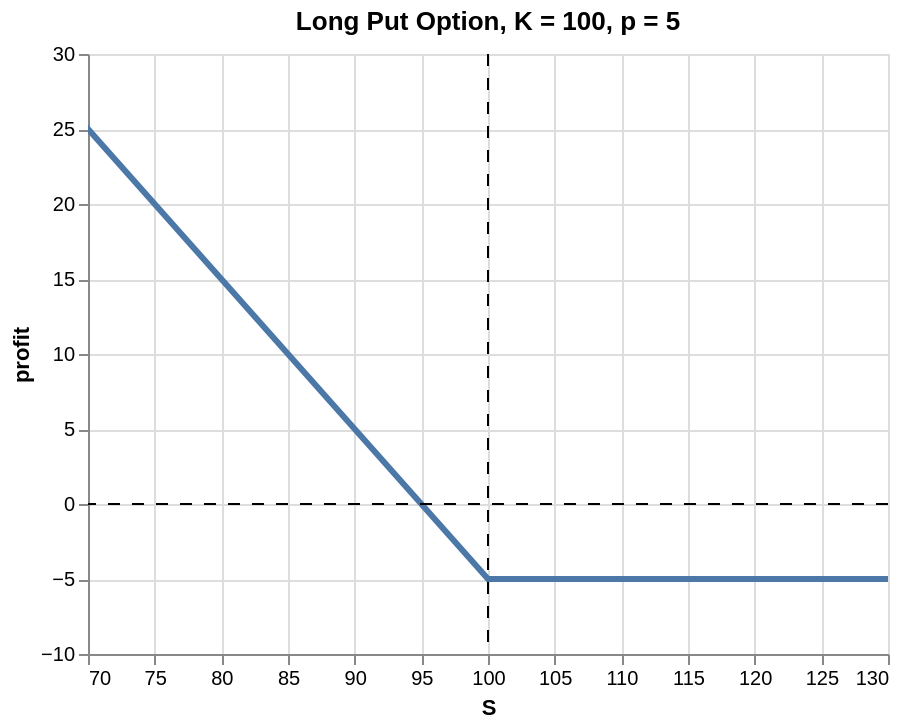

This figure's notebook cell:
### Markdown cell above
### Long Put

### Code cell
k = 100  # strike price
p = 5  # option premium
df = pd.DataFrame()
df["S"] = pd.Series(range(0, 201))
df["profit"] = [max(k - s, 0) - p for s in df['S']]
chart = (
    alt.Chart(df)
    .mark_line(clip=True, strokeWidth=3)
    .encode(
        alt.X("S", scale=alt.Scale(domain=(70, 130))),
        alt.Y("profit", scale=alt.Scale(domain=(-10, 30))),
    )
    .properties(title="Long Put Option, K = 100, p = 5")
)
xrule = alt.Chart().mark_rule(strokeDash=[6, 6], strokeWidth=1).encode(x=alt.datum(100))
yrule = alt.Chart().mark_rule(strokeDash=[6, 6], strokeWidth=1).encode(y=alt.datum(0))

chart + xrule + yrule

### Figure 1 — Vega-Lite specification as saved in the notebook (floating-point values rounded to 4 significant figures; data arrays with more than 128 entries replaced by an {"elided": "..."} marker saying what was removed)
{"config": {"view": {"continuousWidth": 400, "continuousHeight": 300}}, "layer": [{"data": {"name": "data-f9381d3d4031c64399326cb16288dc45"}, "mark": {"type": "line", "clip": true, "strokeWidth": 3}, "encoding": {"x": {"field": "S", "scale": {"domain": [70, 130]}, "type": "quantitative"}, "y": {"field": "profit", "scale": {"domain": [-10, 30]}, "type": "quantitative"}}, "title": "Long Put Option, K = 100, p = 5"}, {"data": {"name": "empty"}, "mark": {"type": "rule", "strokeDash": [6, 6], "strokeWidth": 1}, "encoding": {"x": {"datum": 100}}}, {"data": {"name": "empty"}, "mark": {"type": "rule", "strokeDash": [6, 6], "strokeWidth": 1}, "encoding": {"y": {"datum": 0}}}], "$schema": "https://vega.github.io/schema/vega-lite/v4.17.0.json", "datasets": {"data-f9381d3d4031c64399326cb16288dc45": {"elided": "201 records"}, "empty": [{}]}}
